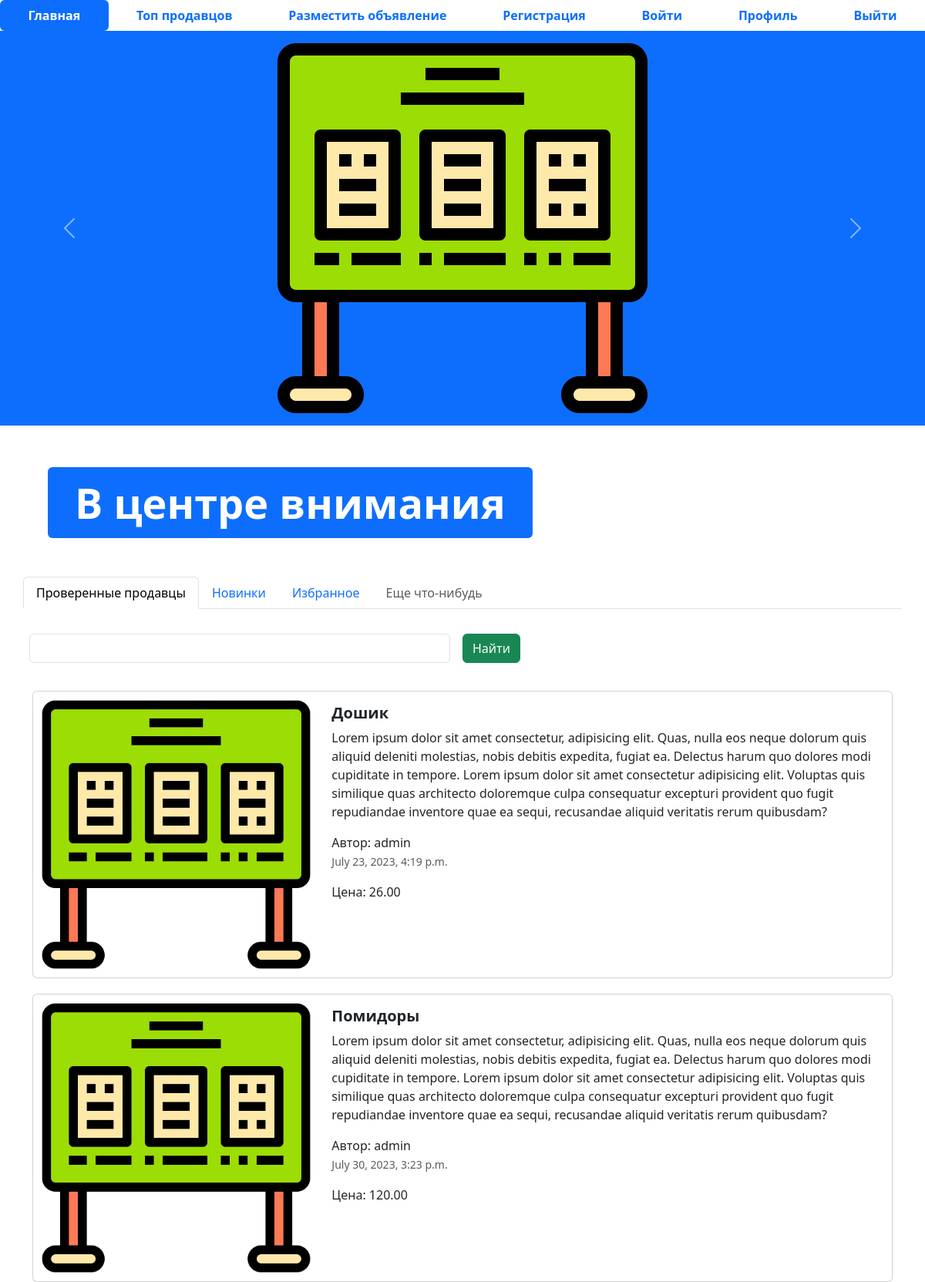
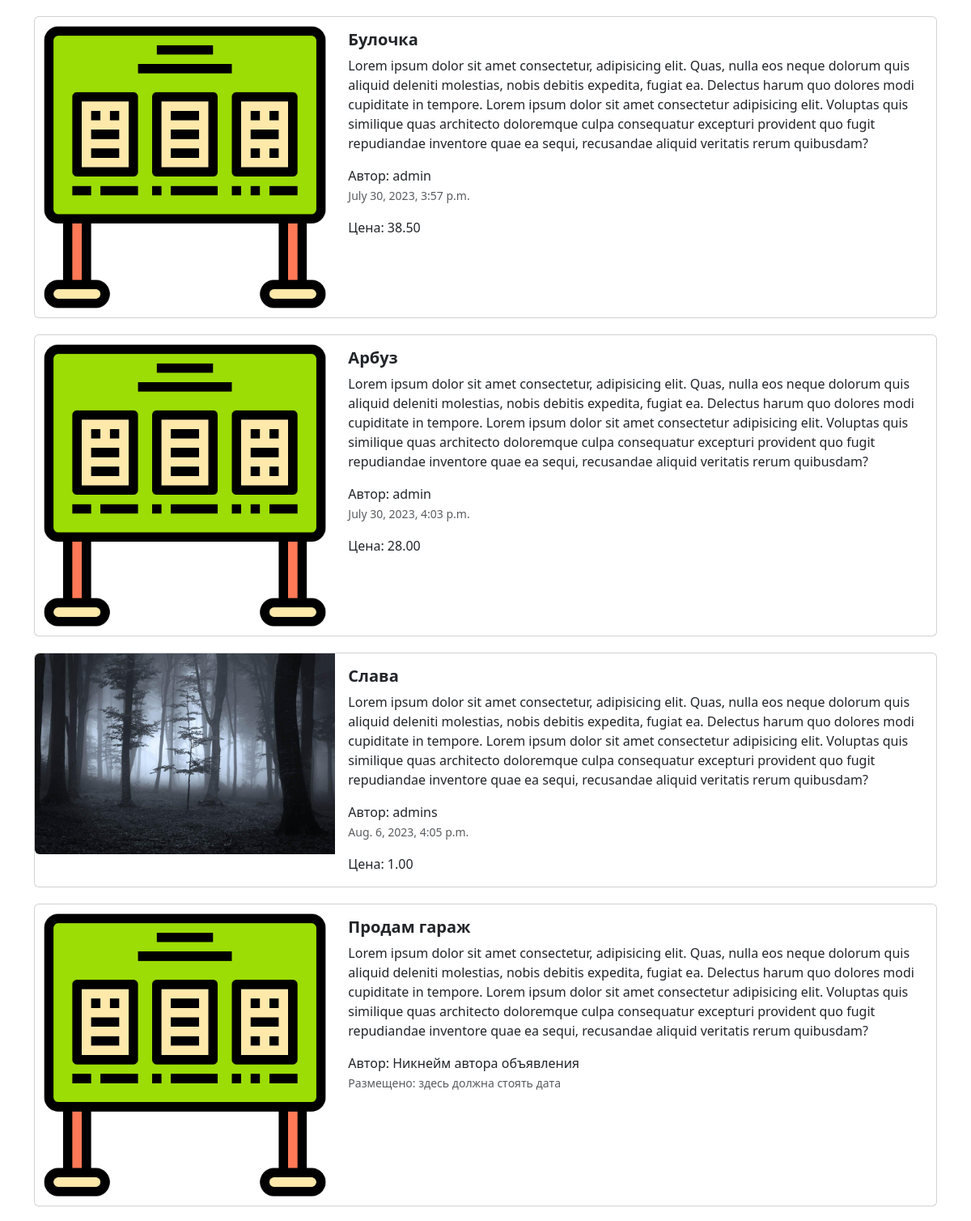
The page / (upper part) on the database its author committed (2 pictures, top to bottom).
### add/models.py (models this page shows, shortened)
class Advertisement(models.Model):# наследую класс Model для создания таблицы в БД
    title = models.CharField('название',max_length=100) #  текстовое поле
    description = models.TextField("описание")
    price = models.DecimalField('цена',max_digits=10, decimal_places=2)
    auction = models.BooleanField("торг", help_text='Отметьте, возможен ли торг')
    created_at = models.DateTimeField(auto_now_add=True)# сохраняем дату создания
    updated_at = models.DateTimeField(auto_now=True)# дата будет обновляться каждый раз при измении обьявления
    user = models.ForeignKey(User, on_delete=models.CASCADE) # если User буджет удален то все обьявления связанные с ним тоже будут удалены
    image = models.ImageField("изображения", upload_to='advertisements/')
    class Meta:
        db_table = 'add' # название таблицы

### add/views.py (the view)
# urls.py: path("", home, name = 'home'), # главная страница
def home(request):
    data = Advertisement.objects.all() #беру все запии из БД
    contex = {'advertisements' : data} #словарь
    return render(request, 'index.html', contex)

### templates/index.html (shortened to what this page needs)
{% extends 'base.html' %}
{% load static %}
{% block content %}
<ul class="nav nav-pills sticky-top bg-white nav-fill">
  <li class="nav-item">
    <a class="nav-link active" aria-current="page" href="{%url 'home'%}">
      <span style="font-weight: bold;">Главная</span>
    </a>
  </li>
  <li class="nav-item">
    <a class="nav-link" href="{%url 'top_sellers'%}"><span style="font-weight: bold;">Топ продавцов</span>
    </a>
  </li>
  <li class="nav-item">
    <a class="nav-link" href="advertisement-post.html">
      <span style="font-weight: bold;">Разместить объявление</span>
    </a>
  </li>
  <li class="nav-item">
    <a class="nav-link" href="register.html">
      <span style="font-weight: bold;">Регистрация</span>
    </a>
  </li>
  <li class="nav-item">
    <a class="nav-link" href="login.html">
      <span style="font-weight: bold;">Войти</span>
    </a>
  </li>
  <li class="nav-item">
    <a class="nav-link" href="profile.html">
      <span style="font-weight: bold;">Профиль</span>
    </a>
  </li>
  <li class="nav-item">
    <a class="nav-link" href="#">
      <span style="font-weight: bold;">Выйти</span>
    </a>
  </li>
</ul>
<div id="carouselExampleControls" class="carousel slide bg-primary" data-bs-ride="carousel">
  <div class="carousel-inner">
    <div class="carousel-item active">
      <img src="{%static 'img/adv.png'%}" class="mx-auto d-block w-33" alt="...">
    </div>
  </div>
  <button class="carousel-control-prev" type="button" data-bs-target="#carouselExampleControls" data-bs-slide="prev">
    <span class="carousel-control-prev-icon" aria-hidden="true"></span>
  </button>
  <button class="carousel-control-next" type="button" data-bs-target="#carouselExampleControls" data-bs-slide="next">
    <span class="carousel-control-next-icon" aria-hidden="true"></span>
  </button>
</div>
<div class="container" style="margin: 50px;">
  <div class="display-2">
    <span class="badge bg-primary">В центре внимания</span>
  </div>
</div>
<div class="container">
  <div class="row">
    <ul class="nav nav-tabs bg-white">
      <li class="nav-item">
        <a class="nav-link active" aria-current="page" href="#">Проверенные продавцы</a>
      </li>
      <li class="nav-item">
        <a class="nav-link" href="#">Новинки</a>
      </li>
      <li class="nav-item">
        <a class="nav-link" href="#">Избранное</a>
      </li>
      <li class="nav-item">
        <a class="nav-link disabled" href="#" tabindex="-1" aria-disabled="true">Еще что-нибудь</a>
      </li>
    </ul>
    <form class="row g-3">
      <div class="col-auto w-50">
        <input type="text" class="form-control">
      </div>
      <div class="col-auto">
        <button type="submit" class="btn btn-success mb-3">Найти</button>
      </div>
    </form>
  </div>
  <div class="col">
    {% for adv in advertisements%}
    <div class="card mb-2" style="max-width: 1200px; margin-top: 20px;">
      <div class="row g-0">
        <div class="col-md-4">
          <a href="advertisement.html" class="nav-link">
            {%if adv.image%}
              <img src="{{adv.image.url}}" class="img-fluid rounded-start" alt="Card title">
            {%else%}
              <img src="{% static 'img/adv.png' %}" class="img-fluid rounded-start" alt="Card title">
            {%endif%}
          </a>
        </div>
        <div class="col-md-8">
          <div class="card-body">
            <h5 class="card-title">
              <a href="advertisement.html" class="nav-link"><strong>{{adv.title}}</strong></a>
            </h5>
            <a href="advertisement.html" class="nav-link">
              <p class="card-text">
                Lorem ipsum dolor sit amet consectetur, adipisicing elit. Quas, nulla eos neque dolorum quis aliquid
                deleniti molestias, nobis debitis expedita, fugiat ea. Delectus harum quo dolores modi cupiditate in
                tempore. Lorem ipsum dolor sit amet consectetur adipisicing elit. Voluptas quis similique quas
                architecto doloremque culpa consequatur excepturi provident quo fugit repudiandae inventore quae ea
                sequi, recusandae aliquid veritatis rerum quibusdam?
              </p>
              <span>Автор: {{adv.user}}</span>
              <p class="card-text"><small class="text-muted">{{adv.created_at}}</small></p>
              <span>Цена: {{adv.price}}</span>
            </a>
          </div>
        </div>
      </div>
    </div>
    {% endfor %}
    <div class="card mb-2" style="max-width: 1200px; margin-top: 20px;">
      <div class="row g-0">
        <div class="col-md-4">
          <a href="advertisement.html" class="nav-link">
            <img src="{% static 'img/adv.png' %}" class="img-fluid rounded-start" alt="Card title">
          </a>
        </div>
        <div class="col-md-8">
          <div class="card-body">
            <h5 class="card-title">
              <a href="advertisement.html" class="nav-link"><strong>Продам гараж</strong></a>
            </h5>
            <a href="advertisement.html" class="nav-link">
              <p class="card-text">
                Lorem ipsum dolor sit amet consectetur, adipisicing elit. Quas, nulla eos neque dolorum quis aliquid
                deleniti molestias, nobis debitis expedita, fugiat ea. Delectus harum quo dolores modi cupiditate in
                tempore. Lorem ipsum dolor sit amet consectetur adipisicing elit. Voluptas quis similique quas
                architecto doloremque culpa consequatur excepturi provident quo fugit repudiandae inventore quae ea
                sequi, recusandae aliquid veritatis rerum quibusdam?
              </p>
              <span>Автор: Никнейм автора объявления</span>
              <p class="card-text"><small class="text-muted">Размещено: здесь должна стоять дата</small></p>
            </a>
          </div>
        </div>
      </div>
    </div>
  </div>
</div>
{% endblock %}

### rows shown on the page
Advertisement: title "Дошик", user "admin", created_at "July 23, 2023, 4:19 p.m.", price "26.00"
Advertisement: title "Помидоры", user "admin", created_at "July 30, 2023, 3:23 p.m.", price "120.00"
Advertisement: title "Булочка", user "admin", created_at "July 30, 2023, 3:57 p.m.", price "38.50"
Advertisement: title "Арбуз", user "admin", created_at "July 30, 2023, 4:03 p.m.", price "28.00"
Advertisement: image (picture), title "Слава", user "admins", created_at "Aug. 6, 2023, 4:05 p.m.", price "1.00"
